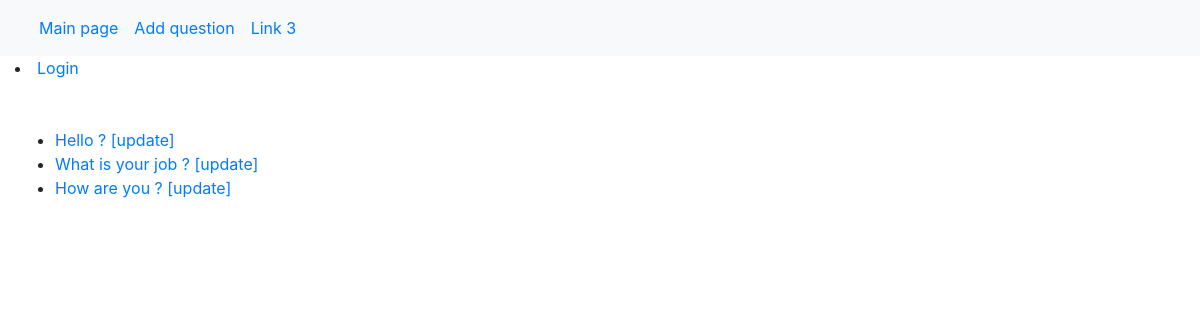
Before: /polls/ with the older database file.
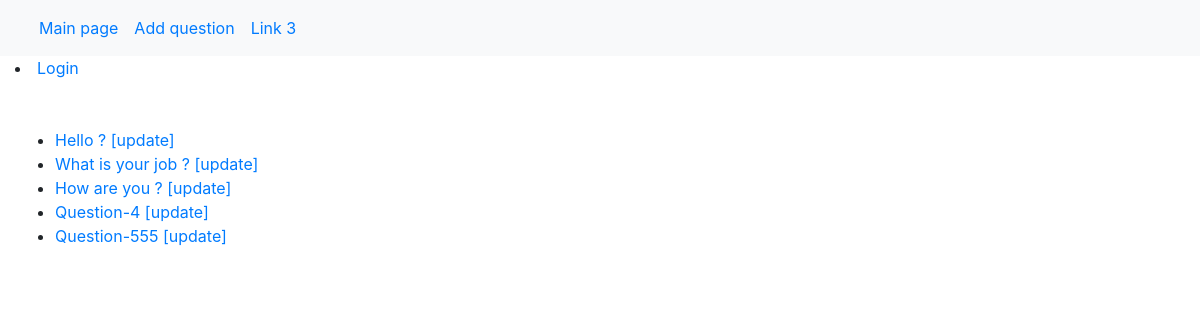
After: the same page with the newer database file.
### polls/models.py (models this page shows, shortened)
class Question(models.Model):
    question_text = models.CharField(max_length=200)
    pub_date = models.DateTimeField('date published')
    user = models.ForeignKey(User, on_delete=models.SET_NULL, null=True, blank=True)

### polls/views.py (the view)
# urls.py: path('', views.IndexView.as_view(), name='index'),
class IndexView(generic.ListView):
    template_name = 'polls/index.html'
    context_object_name = 'latest_question_list'
    def get_queryset(self):
        return Question.objects.filter(pub_date__lte=timezone.now()).order_by('-pub_date')[:5]

### polls/templates/polls/index.html
{% extends "polls/base.html" %}
{% block content %}
    {% if latest_question_list %}
        <ul>
        {% for question in latest_question_list %}
            <li>
                <a href="{% url 'polls:detail' question.id %}">{{ question.question_text }}</a>
                <a href="{% url 'polls:update_question' question.id %}">       [update]</a>
            </li>
        {% endfor %}
        </ul>
    {% else %}
        <p>No polls are available.</p>
    {% endif %}
{% endblock %}

Changed rows visible on the page:
added Question: question_text "Question-4"
added Question: question_text "Question-555"
